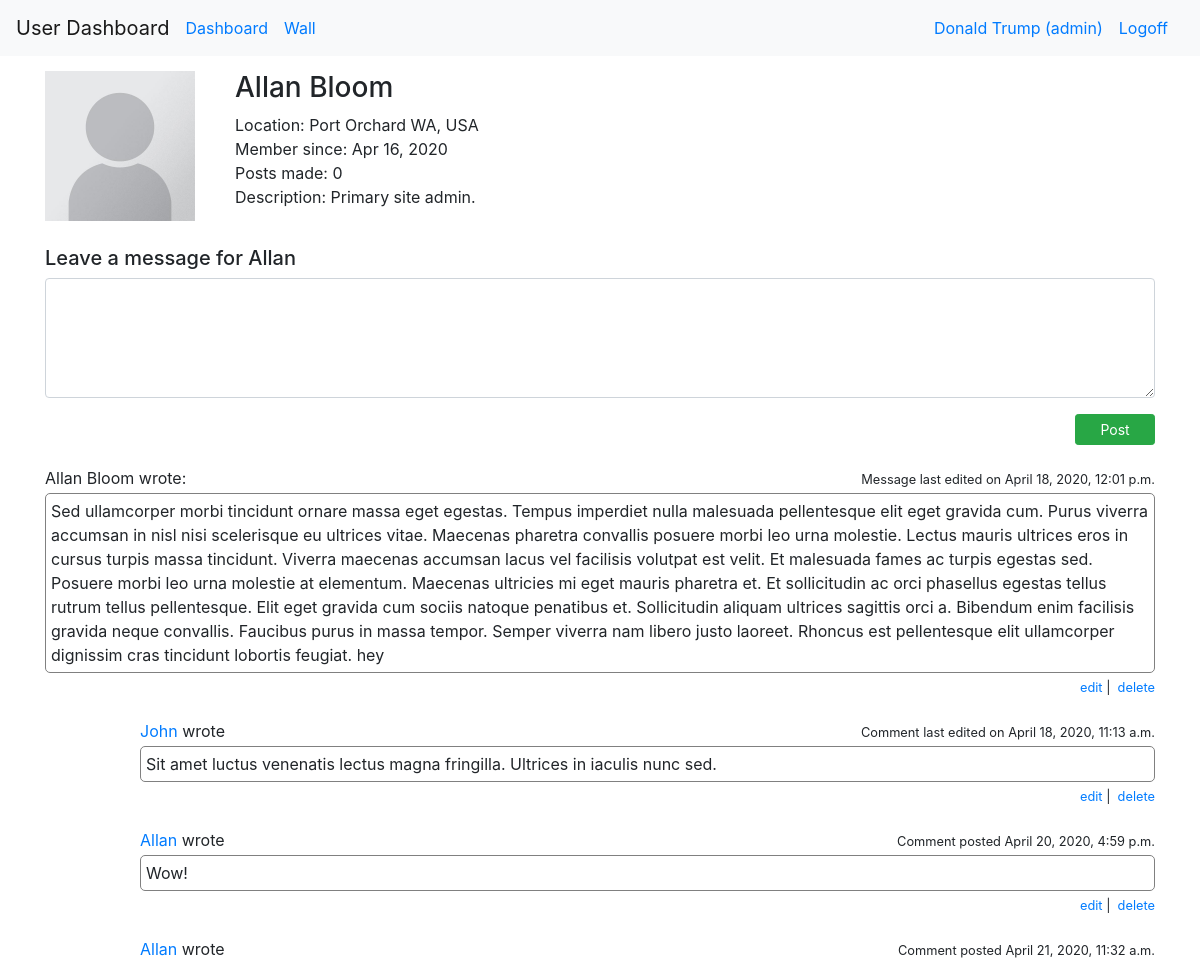
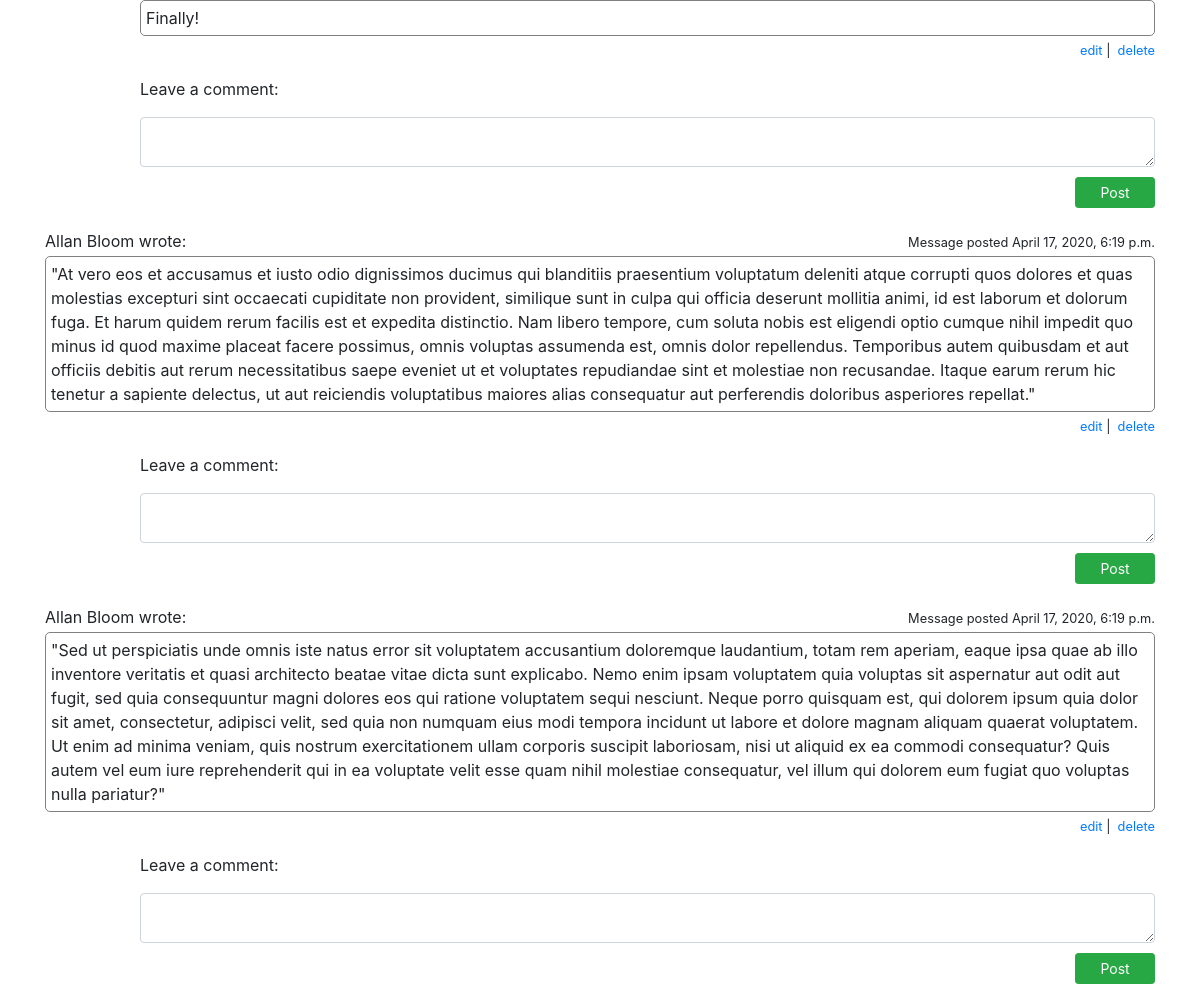
/message_board/2 (signed in), run on the app's committed database (2 pictures, top to bottom).
### login_and_registration_app/models.py (models this page shows)
class User(models.Model):
    first_name = models.CharField(max_length=255)
    last_name = models.CharField(max_length=255)
    email = models.CharField(max_length=255)
    level = models.IntegerField(default=1)
    description = models.TextField(null=True)
    password = models.CharField(max_length=100)
    created_at = models.DateTimeField(auto_now_add=True)
    updated_at = models.DateTimeField(auto_now=True)
    profile_photo = models.ImageField(upload_to="profile_images", blank=True)
    default_photo = models.ImageField(upload_to="profile_images", default="default.jpg")
    city = models.CharField(max_length=45, null=True)
    state = models.CharField(max_length=45, null=True)
    country = models.CharField(max_length=45, null=True)
    objects = UserManager()

### messageboard_app/models.py (models this page shows)
class Message(models.Model):
    content = models.TextField()
    created_at = models.DateTimeField(auto_now_add=True)
    updated_at = models.DateTimeField(auto_now=True)
    author = models.ForeignKey(User, related_name="messages_posted", on_delete=models.CASCADE)
    recipient = models.ForeignKey(User, related_name="messages_received", on_delete=models.CASCADE)
    edited = models.BooleanField(default=False)
    edited_by = models.IntegerField(default=0)
    objects = MessageManager()

class Comment(models.Model):
    content = models.TextField()
    created_at = models.DateTimeField(auto_now_add=True)
    updated_at = models.DateTimeField(auto_now=True)
    author = models.ForeignKey(User, related_name="comments", on_delete=models.CASCADE)
    message = models.ForeignKey(Message, related_name="comments", on_delete=models.CASCADE)
    edited = models.BooleanField(default=False)
    edited_by = models.IntegerField(default=0)
    objects = CommentManager()

### messageboard_app/views.py (the view)
# urls.py: path("/<int:id>", views.message_board),
def message_board(request, id):
    profile = User.objects.filter(id=id)[0]
    user = logged_user(request)
    try:
        errors = request.session["errors"]
    except KeyError:
        errors = None
    context = {
        "user": user,
        "profile": profile,
        "errors": errors,
        "messages_posted": user.messages_posted.all().order_by("-created_at"),
        "messages_received": profile.messages_received.all().order_by("-created_at"),
    }
    request.session["errors"] = None
    return render(request, "message_board.html", context)

### messageboard_app/views.py (called while the page is built)
def logged_user(request):
    return User.objects.filter(id=request.session["user_id"])[0]

### messageboard_app/templates/message_board.html (shortened to what this page needs)
<!doctype html>
<html lang="en">
  <head>
    {% load static %}
    <link rel="stylesheet" type="text/css" href="{% static 'bootstrap.css' %}">
  </head>
  <body>
    <nav class="navbar navbar-expand-md navbar-light bg-light">
      <a class="navbar-brand" href="/">User Dashboard</a>
      <div class="collapse navbar-collapse" id="navbarSupportedContent">
      {% if request.session.user_id == None %}
        <a class="navbar-nav mr-auto nav-link disabled" href="/dashboard">Dashboard</a>
        <a class="navbar-nav mr-sm-0 nav-link" href="/signin">Signin</a>
      {% else %}
        <a class="navbar-nav mr-sm-0 nav-link" href="/dashboard">Dashboard</a>
        <a class="navbar-nav mr-auto nav-link" href="/message_board/{{user.id}}">Wall</a>
      {% if user.level == 9%}
        <a class="navbar-nav mr-sm-0 nav-link" href="/dashboard/edit_profile/{{user.id}}">{{user.first_name}} {{user.last_name}} (admin)</a>
      {% else %}
        <a class="navbar-nav mr-sm-0 nav-link" href="/dashboard/edit_profile/{{user.id}}">{{user.first_name}} {{user.last_name}}</a>
      {% endif %}
        <a class="navbar-nav mr-sm-0 nav-link" href="/logoff">Logoff</a>
      {% endif %}
      </div>
    </nav>
    <div class="container">
      <div class="row top_row">
        <div class="col-6 offset-3 col-md-3 offset-md-0 col-lg-2">
          {% if profile.profile_photo %}
          <img src="{{profile.profile_photo.url}}" alt="profile photo">
          {% else %}
          <img src="{{profile.default_photo.url}}" alt="profile photo">
          {% endif %}
        </div>
        <div class="col-12 col-md-9 col-lg-10">
          <div class="row">
            <div class="col-12">
              <h3>{{profile.first_name}} {{profile.last_name}}</h3>
            </div>
          </div>
          <div class="row">
            {% if profile.city and profile.state and profile.country %}
            <div class="col-12">Location: {{profile.city}} {{profile.state}}, {{profile.country}}</div>
            {% else %}
            <div class="col-12">Member at large</div>
            {% endif %}
          </div>
          <div class="row">
            <div class="col-12">Member since: {{profile.created_at|date:"M d, Y"}}</div>
          </div>
          <div class="row">
            <div class="col-12">Posts made: {{profile.messages_posted|length}}</div>
          </div>
          <div class="row">
            <div class="col-12">Description: {{profile.description}}</div>
          </div>
        </div>
      </div>
      <div class="row second_row">
        <div class="col-12">
        {% if profile.id == user.id%}
          {% if errors.message %}
          <h5 class="post_message_header">Post a message</h5>
          <p class="error_message">&nbsp&nbsp<small>{{ errors.message }}</small></p>
          {% else %}
          <h5>Post a message</h5>
          {% endif %}
        {% else %}
          <h5>Leave a message for {{profile.first_name}} </h5>
        {% endif %}
        </div>
      </div>
      <div class="row">
        <div class="col-12">
          <form action="/message_board/{{profile.id}}/post_message" method="post">
            <div class="form-group">
              <textarea class="form-control" name="message"></textarea>
            </div>
            <div class="form-group text-right">
              <button class="btn btn-success btn-sm">Post</button>
            </div>
          </form>
        </div>
      </div>
    {% for message in messages_received.all %}
      <div class="row">
        <div class="col-6">
          {% if message.author == profile %}
          <p class="mc_header">{{message.author.first_name}} {{message.author.last_name}} wrote:</p>
          {% else %}
          <p class="mc_header"><a href="/message_board/{{message.author.id}}">{{ message.author.first_name }} {{ message.author.last_name }} </a>wrote:</p>
          {% endif %}
        </div>
        <div class="col-6 text-right">
          {% if message.edited %}
          <p class="mc_header"><small>Message last edited on {{message.updated_at}}</small></p>
          {% else %}
          <p class="mc_header"><small>Message posted {{message.created_at}}</small></p>
          {% endif %}
        </div>
      </div>
      <div class="row">
        <div class="col-12">
          <p class="message_content">{{ message.content }}</p>
        </div>
        {% if user == message.author or user.level == 9 %}
        <div class="col-12 text-right">
          <p class="edit_delete_options">
            <small>
              <a href="" data-toggle="modal" data-target="#edit{{message.id}}">edit</a>&nbsp|&nbsp
              <a href="" data-toggle="modal" data-target="#remove{{message.id}}">delete</a>
            </small>
          </p>
        </div>
        {% endif %}
      </div>
    <div id="{{message.id}}_comments_container">
        {% for comment in message.comments.all %}
      <div class="row">
        <div class="col-5 offset-1">
          <p class="mc_header"><a href="/message_board/{{comment.author.id}}">{{comment.author.first_name}} </a>wrote</p>
        </div>
        <div class="col-5 offset-1 text-right">
          {% if comment.edited %}
          <p class="mc_header"><small>Comment last edited on {{comment.updated_at}}</small></p>
          {% else %}
          <p class="mc_header"><small>Comment posted {{comment.created_at}}</small></p>
          {% endif %}
        </div>
      </div>
      <div class="row">
        <div class="col-11 offset-1">
          <p class="comment_content">{{comment.content}}</p>
        </div>
        {% if user == comment.author or user.level == 9 %}
        <div class="col-11 offset-1 text-right">
          <p class="edit_delete_options">
            <small>
              <a href="" data-toggle="modal" data-target="#edit{{comment.id}}">edit</a>&nbsp|&nbsp
              <a href="" data-toggle="modal" data-target="#remove{{comment.id}}">delete</a>
            </small>
          </p>
        </div>
        {% endif %}
      </div>
      {% endfor %}
    </div>
      <div class="row">
        <div class="col-11 offset-1" id="comment_label_container_{{message.id}}">
          <p id="comment_label_{{message.id}}">Leave a comment:</p>
        </div>
      </div>
      <div class="row">
        <div class="col-11 offset-1">
          <form action="/message_board/{{profile.id}}/{{message.id}}/comment" class="comment" id="{{message.id}}" method="post">
            <textarea class="form-control comment_textarea" name="comment" id="textarea_{{message.id}}"></textarea>
            <div class="form-group text-right">
              <button class="btn btn-success btn-sm comment_button">Post</button>
            </div>
          </form>
        </div>
      </div>
    {% endfor %}
    </div>
  </body>
</html>

### messageboard_app/templates/message_board.html (style rules this page uses)
img { width: 150px; }
.top_row { margin-top: 15px; }
.second_row { margin-top: 25px; }
textarea { min-height: 120px; max-height: 200px; overflow: auto; }
.message_content { max-height: 300px; overflow: auto; border: 1px solid grey; border-radius: 5px; padding: 5px; }
.comment_content { max-height: 150px; overflow: auto; border: 1px solid grey; border-radius: 5px; padding: 5px; }
.mc_header { margin-top: 5px; margin-bottom: 3px; }
.comment_textarea { min-height: 20px; max-height: 50px; }
.comment_button { margin-top: 10px; }
button { min-width: 80px; }
.edit_delete_options { margin-top: -15px; margin-bottom: 2px; }

### data on the page
User: first_name "Donald", last_name "Trump"
User: default_photo (placeholder picture), first_name "Allan", last_name "Bloom", city "Port Orchard", state "WA", country "USA", created_at "Apr 16, 2020", messages_posted|length "0", description "Primary site admin."
Message: author.first_name "Allan", author.last_name "Bloom", updated_at "April 18, 2020, 12:01 p.m.", content "Sed ullamcorper morbi tincidunt ornare massa eget egestas. Tempus imperdiet nulla malesuada pellentesque elit eget gravida cum. Purus viverra accumsan in nisl nisi scelerisque eu ultrices vitae. Maecenas pharetra convallis posuere morbi leo urna molestie. Lectus mauris ultrices eros in cursus turpis massa tincidunt. Viverra maecenas accumsan lacus vel facilisis volutpat est velit. Et malesuada fames ac turpis egestas sed. Posuere morbi leo urna molestie at elementum. Maecenas ultricies mi eget mauris pharetra et. Et sollicitudin ac orci phasellus egestas tellus rutrum tellus pellentesque. Elit eget gravida cum sociis natoque penatibus et. Sollicitudin aliquam ultrices sagittis orci a.…"
Comment: author.first_name "John", updated_at "April 18, 2020, 11:13 a.m.", content "Sit amet luctus venenatis lectus magna fringilla. Ultrices in iaculis nunc sed."
Comment: author.first_name "Allan", created_at "April 20, 2020, 4:59 p.m.", content "Wow!"
Comment: author.first_name "Allan", created_at "April 21, 2020, 11:32 a.m.", content "Finally!"
Message: author.first_name "Allan", author.last_name "Bloom", created_at "April 17, 2020, 6:19 p.m.", content "\"At vero eos et accusamus et iusto odio dignissimos ducimus qui blanditiis praesentium voluptatum deleniti atque corrupti quos dolores et quas molestias excepturi sint occaecati cupiditate non provident, similique sunt in culpa qui officia deserunt mollitia animi, id est laborum et dolorum fuga. Et harum quidem rerum facilis est et expedita distinctio. Nam libero tempore, cum soluta nobis est eligendi optio cumque nihil impedit quo minus id quod maxime placeat facere possimus, omnis voluptas assumenda est, omnis dolor repellendus. Temporibus autem quibusdam et aut officiis debitis aut rerum necessitatibus saepe eveniet ut et voluptates repudiandae sint et molestiae non recusandae. Itaque…"
Message: author.first_name "Allan", author.last_name "Bloom", created_at "April 17, 2020, 6:19 p.m.", content "\"Sed ut perspiciatis unde omnis iste natus error sit voluptatem accusantium doloremque laudantium, totam rem aperiam, eaque ipsa quae ab illo inventore veritatis et quasi architecto beatae vitae dicta sunt explicabo. Nemo enim ipsam voluptatem quia voluptas sit aspernatur aut odit aut fugit, sed quia consequuntur magni dolores eos qui ratione voluptatem sequi nesciunt. Neque porro quisquam est, qui dolorem ipsum quia dolor sit amet, consectetur, adipisci velit, sed quia non numquam eius modi tempora incidunt ut labore et dolore magnam aliquam quaerat voluptatem. Ut enim ad minima veniam, quis nostrum exercitationem ullam corporis suscipit laboriosam, nisi ut aliquid ex ea commodi…"
